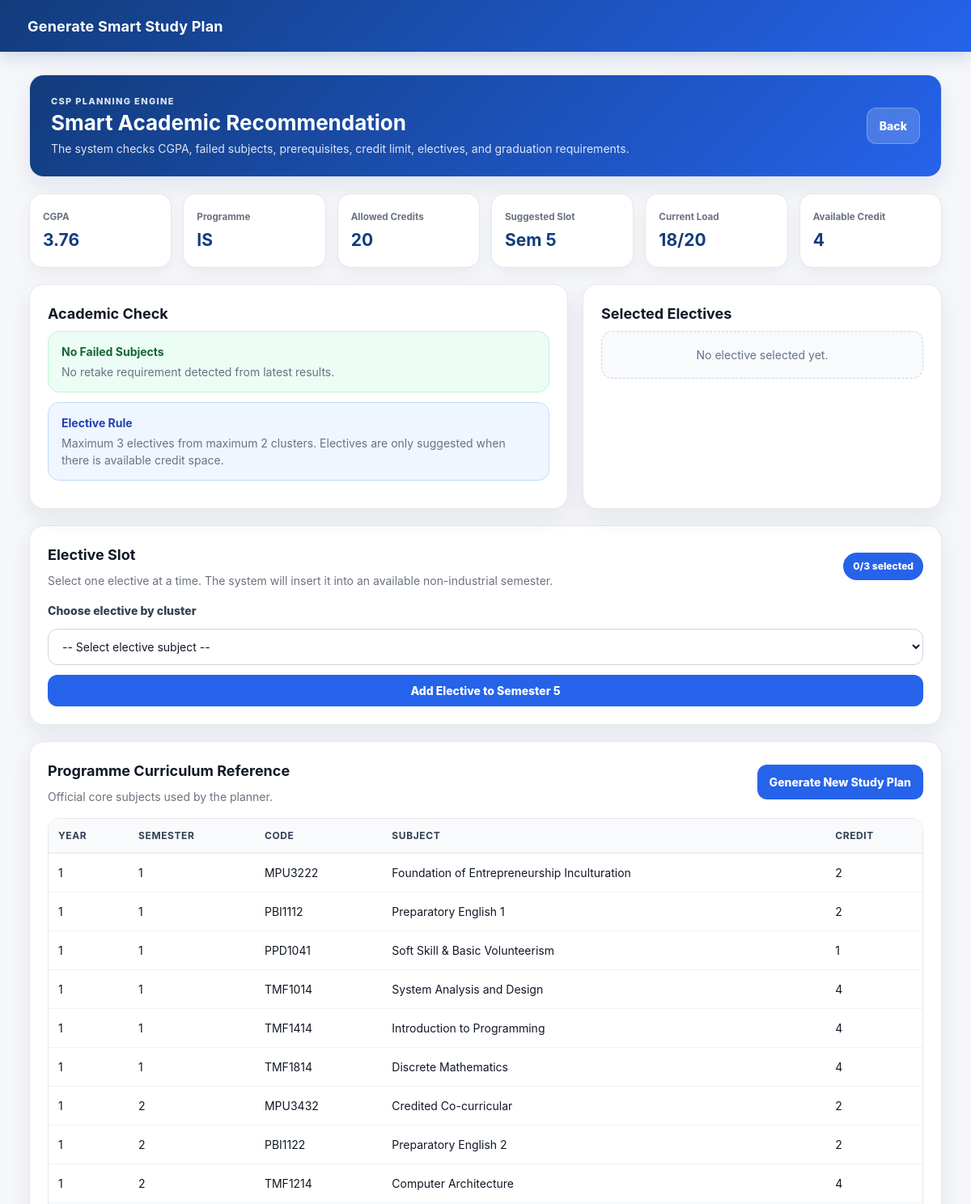
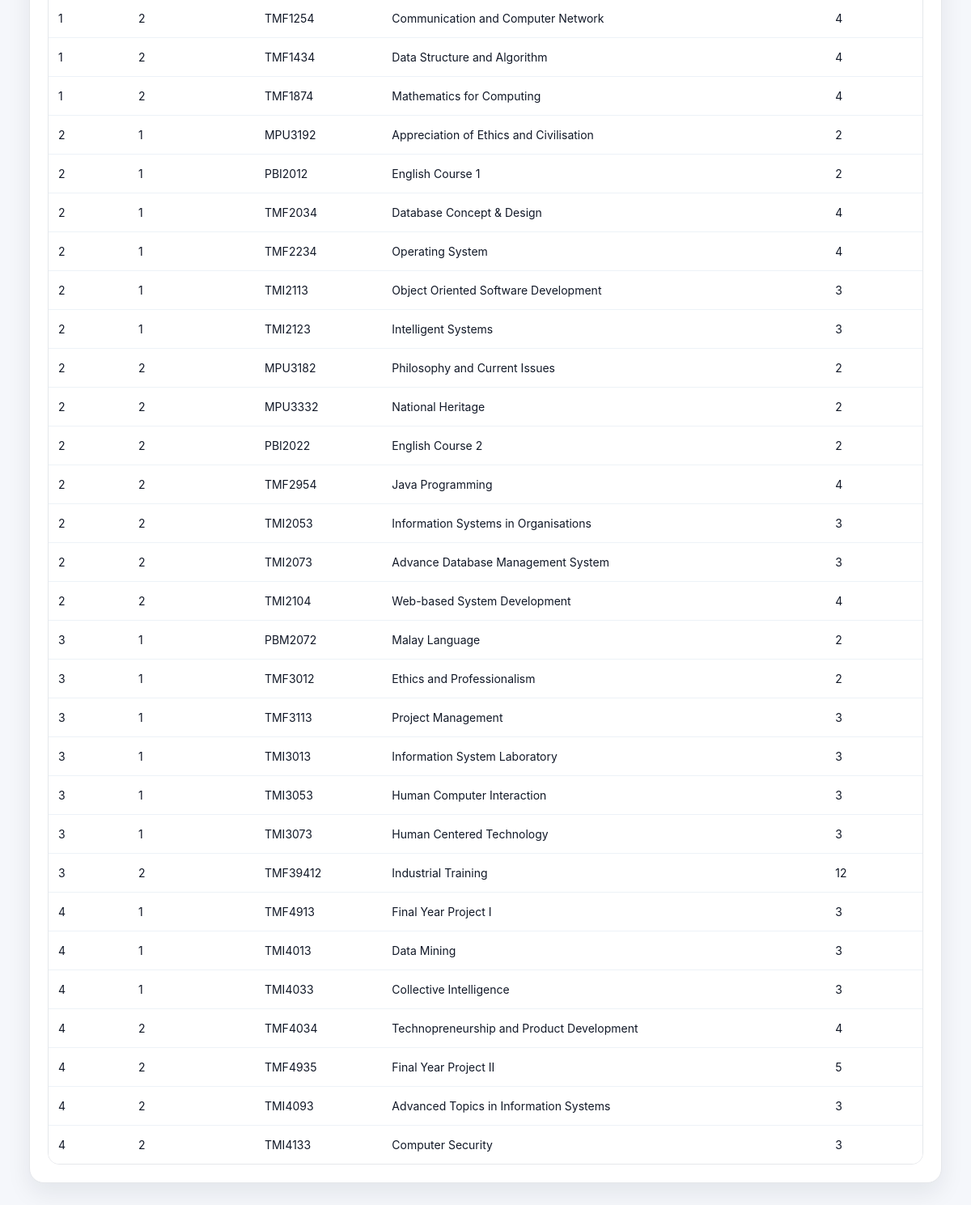
The app's page /generate_recommendation (signed in) with its own data (2 pictures, top to bottom).
### tables this page shows
CREATE TABLE students (
    id INTEGER PRIMARY KEY AUTOINCREMENT,
    matric_no TEXT UNIQUE,
    name TEXT,
    password TEXT,
    programme_code TEXT,
    current_year INTEGER,
    current_semester INTEGER,
    cgpa REAL,
    credits_completed INTEGER DEFAULT 0,
    FOREIGN KEY (programme_code) REFERENCES programmes(code)
);

CREATE TABLE programme_courses (
    id INTEGER PRIMARY KEY AUTOINCREMENT,
    programme_code TEXT,
    course_code TEXT,
    year_no INTEGER,
    semester_no INTEGER,
    FOREIGN KEY (programme_code) REFERENCES programmes(code),
    FOREIGN KEY (course_code) REFERENCES courses(code)
);

CREATE TABLE courses (
    code TEXT PRIMARY KEY,
    name TEXT,
    credit INTEGER,
    category TEXT,
    cluster_no INTEGER,
    cluster_name TEXT,
    faculty TEXT
);

### app.py (the view)
@app.route("/generate_recommendation")
def generate_recommendation():
    if "student_id" not in session:
        return redirect("/student_login")
    conn = get_db()
    student_id = session["student_id"]
    sync_student_academic_record(conn, student_id)
    sync_student_current_semester(conn, student_id)
    conn.commit()
    student = conn.execute("SELECT * FROM students WHERE id=?", (student_id,)).fetchone()
    programme = student["programme_code"]
    cgpa, _, attempted_credits, _ = calculate_academic_totals(conn, student_id)
    if attempted_credits == 0:
        max_credit = 20
    else:
        max_credit = min(20, credit_limit(cgpa))
    current_sem = absolute_semester(student["current_year"], student["current_semester"])
    plans = conn.execute("""
        SELECT sp.semester, sp.course_code, c.name, c.credit, sp.status
        FROM study_plan sp
        JOIN courses c ON c.code=sp.course_code
        WHERE sp.student_id=?
        ORDER BY sp.semester, sp.id
    """, (student_id,)).fetchall()
    sem_credits = defaultdict(int)
    industrial_sems = set()
    for p in plans:
        if p["course_code"] == INDUSTRIAL_CODE:
            industrial_sems.add(p["semester"])
        if "Blocked" not in p["status"]:
            sem_credits[p["semester"]] += p["credit"]
    open_sems = [
        s for s, total in sorted(sem_credits.items())
        if s >= current_sem
        and s not in industrial_sems
        and total + 3 <= max_credit
    ]
    suggested_semester = open_sems[0] if open_sems else current_sem
    current_load = conn.execute("""
        SELECT COALESCE(SUM(c.credit), 0)
        FROM study_plan sp
        JOIN courses c ON c.code = sp.course_code
        WHERE sp.student_id=?
        AND sp.semester=?
        AND sp.status NOT LIKE 'Blocked%'
    """, (student_id, current_sem)).fetchone()[0] or 0
    suggested_load = conn.execute("""
        SELECT COALESCE(SUM(c.credit), 0)
        FROM study_plan sp
        JOIN courses c ON c.code = sp.course_code
        WHERE sp.student_id=?
        AND sp.semester=?
        AND sp.status NOT LIKE 'Blocked%'
    """, (student_id, suggested_semester)).fetchone()[0] or 0
    remaining_credit = max_credit - suggested_load
    chosen_electives = conn.execute("""
        SELECT c.*
        FROM student_elective_choices s
        JOIN courses c ON c.code=s.course_code
        WHERE s.student_id=?
        ORDER BY c.cluster_no, c.code
    """, (student_id,)).fetchall()
    chosen_clusters = {
        e["cluster_no"] for e in chosen_electives
        if e["cluster_no"] is not None
    }
    allow_elective = (
        remaining_credit >= 3
        and len(chosen_electives) < MAX_ELECTIVES
        and len(plans) > 0
    )
    electives = conn.execute("""
        SELECT *
        FROM courses
        WHERE category='Elective'
          AND code NOT IN (
              SELECT course_code
              FROM student_elective_choices
              WHERE student_id=?
          )
        ORDER BY cluster_no, code
    """, (student_id,)).fetchall()
    elective_clusters = OrderedDict()
    for e in electives:
        after = set(chosen_clusters)
        if e["cluster_no"] is not None:
            after.add(e["cluster_no"])
        if len(after) <= MAX_ELECTIVE_CLUSTERS:
            label = f"Cluster {e['cluster_no'] or '-'} - {e['cluster_name'] or 'General'}"
            elective_clusters.setdefault(label, []).append(e)
    failed_codes = [
        r["course_code"]
        for r in latest_results(conn, student_id)
        if r["grade"] == "F"
    ]
    courses = get_programme_curriculum(conn, programme)
    conn.close()
    return render_template(
        "generate_recommendation.html",
        student=student,
        courses=courses,
        chosen_electives=chosen_electives,
        elective_clusters=elective_clusters,
        failed_codes=failed_codes,
        blocked_count=len(failed_codes),
        credit_allowed=max_credit,
        current_load=current_load,
        remaining_credit=remaining_credit,
        allow_elective=allow_elective,
        suggested_semester=suggested_semester,
        has_plan=len(plans) > 0,
        max_electives=MAX_ELECTIVES
    )

### app.py (called while the page is built, shortened)
def get_db():
    conn = sqlite3.connect(DATABASE)
    conn.row_factory = sqlite3.Row
    return conn

def sync_student_academic_record(conn, student_id):
    cgpa, credits_completed, attempted_credits, failed_count = calculate_academic_totals(conn, student_id)
    conn.execute("""
        UPDATE students
        SET cgpa=?, credits_completed=?
        WHERE id=?
    """, (cgpa, credits_completed, student_id))
    return cgpa, credits_completed

def absolute_semester(year_no, semester_no):
    return ((int(year_no) - 1) * 2) + int(semester_no)

def sync_student_current_semester(conn, student_id):
    student = conn.execute("""
        SELECT current_year, current_semester
        FROM students
        WHERE id=?
    """, (student_id,)).fetchone()
    if not student:
        return 1
    stored_sem = absolute_semester(
        student["current_year"],
        student["current_semester"]
    )
    latest_result_sem = conn.execute("""
        SELECT MAX(semester)
        FROM results
        WHERE student_id=?
    """, (student_id,)).fetchone()[0]
    if latest_result_sem is None:
        return stored_sem
    detected_sem = int(latest_result_sem) + 1
    return stored_sem

def credit_limit(cgpa):
    cgpa = float(cgpa or 0)
    if cgpa > 2.50:
        return 20
    if cgpa >= 2.00:
        return 15
    return 12

def latest_results(conn, student_id):
    return conn.execute("""
        SELECT r.*
        FROM results r
        JOIN (
            SELECT course_code, MAX(semester) AS latest_semester
            FROM results
            WHERE student_id=?
            GROUP BY course_code
        ) latest_sem ON latest_sem.course_code = r.course_code
                    AND latest_sem.latest_semester = r.semester
        JOIN (
            SELECT course_code, semester, MAX(id) AS max_id
            FROM results
            WHERE student_id=?
            GROUP BY course_code, semester
        ) latest_id ON latest_id.course_code = r.course_code
                   AND latest_id.semester = r.semester
                   AND latest_id.max_id = r.id
        WHERE r.student_id=?
        ORDER BY r.semester, r.course_code
    """, (student_id, student_id, student_id)).fetchall()

### templates/generate_recommendation.html (shortened to what this page needs)
<!DOCTYPE html>
<html>
<head>
    <link rel="stylesheet" href="/static/css/style.css">
</head>
<body>
<nav>Generate Smart Study Plan</nav>
<div class="app-shell single">
    <main class="main-content wide">
        <section class="page-header smart-hero">
            <div>
                <p class="eyebrow">CSP Planning Engine</p>
                <h1>Smart Academic Recommendation</h1>
                <p>The system checks CGPA, failed subjects, prerequisites, credit limit, electives, and graduation requirements.</p>
            </div>
            <a href="/dashboard" class="btn secondary light">Back</a>
        </section>
        <section class="metric-grid compact">
            <div class="metric-card"><small>CGPA</small><strong>{{ '%.2f'|format(student.cgpa) }}</strong></div>
            <div class="metric-card"><small>Programme</small><strong>{{ student.programme_code }}</strong></div>
            <div class="metric-card"><small>Allowed Credits</small><strong>{{ credit_allowed }}</strong></div>
            <div class="metric-card"><small>Suggested Slot</small><strong>Sem {{ suggested_semester }}</strong></div>
            <div class="metric-card"><small>Current Load</small><strong>{{ current_load }}/{{ credit_allowed }}</strong></div>
            <div class="metric-card"><small>Available Credit</small><strong>{{ remaining_credit }}</strong></div>
        </section>
        <section class="dashboard-two-col">
            <div class="card">
                <h2>Academic Check</h2>
                {% if failed_codes %}
                    <div class="alert-card danger"><b>Failed Subject Detected</b><p>{{ failed_codes|join(', ') }}</p></div>
                {% else %}
                    <div class="alert-card success"><b>No Failed Subjects</b><p>No retake requirement detected from latest results.</p></div>
                {% endif %}
                <div class="alert-card info"><b>Elective Rule</b><p>Maximum 3 electives from maximum 2 clusters. Electives are only suggested when there is available credit space.</p></div>
            </div>
            <div class="card">
                <h2>Selected Electives</h2>
                {% if chosen_electives %}
                    <div class="chip-list">
                    {% for e in chosen_electives %}
                    <span class="chip">
                        {{ e.code }} · Cluster {{ e.cluster_no }}
                        <a href="/remove_elective/{{ e.code }}"
                        onclick="return confirm('Remove this elective?')"
                        style="margin-left:8px;color:#dc2626;font-weight:bold;">
                        ×
                        </a>
                    </span>
                    {% endfor %}
                    </div>
                {% else %}
                    <div class="empty-state">No elective selected yet.</div>
                {% endif %}
            </div>
        </section>
        <section class="card">
            <div class="card-title-row">
                <div>
                    <h2>Elective Slot</h2>
                    <p>Select one elective at a time. The system will insert it into an available non-industrial semester.</p>
                </div>
                <span class="status-pill blue">{{ chosen_electives|length }}/{{ max_electives }} selected</span>
            </div>
            {% if allow_elective %}
            <form method="POST" action="/add_elective_to_plan" class="elective-form">
                <label>Choose elective by cluster</label>
                <select name="course_code" required>
                    <option value="">-- Select elective subject --</option>
                </select>
                <button class="btn" type="submit">Add Elective to Semester {{ suggested_semester }}</button>
            </form>
            {% else %}
            <div class="empty-state">No elective slot is available now. Generate a plan first, or wait until the system detects at least 3 available credits in a non-industrial semester.</div>
            {% endif %}
        </section>
        <section class="card">
            <div class="card-title-row">
                <div>
                    <h2>Programme Curriculum Reference</h2>
                    <p>Official core subjects used by the planner.</p>
                </div>
                <a href="/generate_plan" class="btn">Generate New Study Plan</a>
            </div>
            <div class="clean-table-wrap">
                <table class="clean-table">
                    <thead><tr><th>Year</th><th>Semester</th><th>Code</th><th>Subject</th><th>Credit</th></tr></thead>
                    <tbody>
                    {% for c in courses %}
                    <tr><td>{{ c.year_no }}</td><td>{{ c.semester_no }}</td><td>{{ c.code }}</td><td>{{ c.name }}</td><td>{{ c.credit }}</td></tr>
                    {% endfor %}
                    </tbody>
                </table>
            </div>
        </section>
    </main>
</div>
</body>
</html>

### static/css/style.css (style rules this page uses)
:root { --primary:#123c7c; --primary-2:#2563eb; --bg:#f5f7fb; --card:#ffffff; --text:#111827; --muted:#6b7280; --border:#e5e7eb; --shadow:0 12px 30px rgba(15,23,42,.08); --radius:18px; }
* { box-sizing:border-box; margin:0; padding:0; font-family:Inter,Segoe UI,Arial,sans-serif; }
body { background:var(--bg); color:var(--text); font-size:14px; line-height:1.5; }
nav { height:64px; background:linear-gradient(135deg,var(--primary),var(--primary-2)); color:white; display:flex; align-items:center; padding:0 34px; font-size:18px; font-weight:700; letter-spacing:.2px; box-shadow:0 6px 22px rgba(18,60,124,.18); }
a { text-decoration:none; color:inherit; }
.app-shell { width:94%; max-width:1280px; margin:28px auto; display:flex; gap:22px; align-items:flex-start; }
.app-shell.single { display:block; }
.main-content { flex:1; min-width:0; }
.main-content.wide { max-width:1180px; margin:0 auto; }
.page-header { background:var(--card); border:1px solid var(--border); border-radius:var(--radius); padding:24px 26px; margin-bottom:20px; display:flex; justify-content:space-between; align-items:center; gap:16px; box-shadow:var(--shadow); }
.page-header h1 { font-size:26px; line-height:1.2; margin:2px 0 6px; }
.page-header p { color:var(--muted); }
.eyebrow { text-transform:uppercase; letter-spacing:.12em; font-size:11px; font-weight:800; color:var(--primary-2)!important; }
.smart-hero { background:linear-gradient(135deg,#123c7c,#2563eb); color:white; }
.smart-hero p, .smart-hero .eyebrow { color:rgba(255,255,255,.86)!important; }
.card { background:var(--card); border:1px solid var(--border); border-radius:var(--radius); padding:22px; margin-bottom:20px; box-shadow:var(--shadow); }
.card h2 { font-size:18px; margin-bottom:8px; }
.card p { color:var(--muted); }
.card-title-row { display:flex; justify-content:space-between; align-items:center; gap:16px; margin-bottom:16px; }
.metric-grid { display:grid; grid-template-columns:repeat(auto-fit,minmax(210px,1fr)); gap:14px; margin-bottom:20px; }
.metric-grid.compact { grid-template-columns:repeat(auto-fit,minmax(155px,1fr)); }
.metric-card { background:var(--card); border:1px solid var(--border); border-radius:16px; padding:16px; min-height:92px; display:flex; flex-direction:column; justify-content:center; box-shadow:0 8px 20px rgba(15,23,42,.05); }
.metric-card small { color:var(--muted); font-weight:700; margin-bottom:6px; }
.metric-card strong { font-size:21px; color:var(--primary); line-height:1.2; word-break:break-word; }
.dashboard-two-col { display:grid; grid-template-columns:1.2fr .8fr; gap:18px; }
.status-pill { display:inline-flex; align-items:center; justify-content:center; padding:8px 12px; border-radius:999px; color:white; font-weight:800; font-size:12px; white-space:nowrap; }
.status-pill.blue, .blue { background:#2563eb; }
.btn { display:inline-flex; align-items:center; justify-content:center; border:0; border-radius:12px; background:var(--primary-2); color:white; font-weight:800; padding:11px 15px; cursor:pointer; transition:.18s; font-size:14px; }
.btn.secondary { background:#e8eef9; color:var(--primary); }
.btn.secondary.light { background:rgba(255,255,255,.18); color:white; border:1px solid rgba(255,255,255,.25); }
.clean-table-wrap { width:100%; overflow-x:auto; border:1px solid var(--border); border-radius:14px; }
.clean-table { width:100%; border-collapse:collapse; background:white; table-layout:auto; }
.clean-table th { background:#f8fafc; color:#334155; text-align:left; font-size:12px; text-transform:uppercase; letter-spacing:.05em; padding:12px; border-bottom:1px solid var(--border); white-space:nowrap; }
.clean-table td { padding:13px 12px; border-bottom:1px solid #edf2f7; vertical-align:middle; }
.clean-table tr:last-child td { border-bottom:0; }
.alert-card { padding:14px 16px; border-radius:14px; margin-bottom:12px; border:1px solid var(--border); }
.alert-card p { margin-top:4px; }
.alert-card.success { background:#ecfdf5; color:#166534; border-color:#bbf7d0; }
.alert-card.info { background:#eff6ff; color:#1e40af; border-color:#bfdbfe; }
.empty-state { background:#f8fafc; border:1px dashed #cbd5e1; border-radius:14px; padding:18px; color:#64748b; text-align:center; }
.elective-form, .clean-form { display:grid; gap:12px; }
.elective-form label, .clean-form label { font-weight:800; color:#334155; }
input, select { width:100%; border:1px solid #cbd5e1; border-radius:12px; padding:12px 13px; background:white; color:#111827; font-size:14px; }

### records on screen
students: cgpa "3.76", programme_code "IS"
programme_courses: year_no "1", semester_no "1", code "MPU3222", name "Foundation of Entrepreneurship Inculturation", credit "2"
programme_courses: year_no "1", semester_no "1", code "PBI1112", name "Preparatory English 1", credit "2"
programme_courses: year_no "1", semester_no "1", code "PPD1041", name "Soft Skill & Basic Volunteerism", credit "1"
programme_courses: year_no "1", semester_no "1", code "TMF1014", name "System Analysis and Design", credit "4"
programme_courses: year_no "1", semester_no "1", code "TMF1414", name "Introduction to Programming", credit "4"
programme_courses: year_no "1", semester_no "1", code "TMF1814", name "Discrete Mathematics", credit "4"
programme_courses: year_no "1", semester_no "2", code "MPU3432", name "Credited Co-curricular", credit "2"
programme_courses: year_no "1", semester_no "2", code "PBI1122", name "Preparatory English 2", credit "2"
programme_courses: year_no "1", semester_no "2", code "TMF1214", name "Computer Architecture", credit "4"
programme_courses: year_no "1", semester_no "2", code "TMF1254", name "Communication and Computer Network", credit "4"
programme_courses: year_no "1", semester_no "2", code "TMF1434", name "Data Structure and Algorithm", credit "4"
programme_courses: year_no "1", semester_no "2", code "TMF1874", name "Mathematics for Computing", credit "4"
programme_courses: year_no "2", semester_no "1", code "MPU3192", name "Appreciation of Ethics and Civilisation", credit "2"
programme_courses: year_no "2", semester_no "1", code "PBI2012", name "English Course 1", credit "2"
programme_courses: year_no "2", semester_no "1", code "TMF2034", name "Database Concept & Design", credit "4"
programme_courses: year_no "2", semester_no "1", code "TMF2234", name "Operating System", credit "4"
programme_courses: year_no "2", semester_no "1", code "TMI2113", name "Object Oriented Software Development", credit "3"
programme_courses: year_no "2", semester_no "1", code "TMI2123", name "Intelligent Systems", credit "3"
programme_courses: year_no "2", semester_no "2", code "MPU3182", name "Philosophy and Current Issues", credit "2"
programme_courses: year_no "2", semester_no "2", code "MPU3332", name "National Heritage", credit "2"
programme_courses: year_no "2", semester_no "2", code "PBI2022", name "English Course 2", credit "2"
programme_courses: year_no "2", semester_no "2", code "TMF2954", name "Java Programming", credit "4"
programme_courses: year_no "2", semester_no "2", code "TMI2053", name "Information Systems in Organisations", credit "3"
programme_courses: year_no "2", semester_no "2", code "TMI2073", name "Advance Database Management System", credit "3"
programme_courses: year_no "2", semester_no "2", code "TMI2104", name "Web-based System Development", credit "4"
programme_courses: year_no "3", semester_no "1", code "PBM2072", name "Malay Language", credit "2"
programme_courses: year_no "3", semester_no "1", code "TMF3012", name "Ethics and Professionalism", credit "2"
programme_courses: year_no "3", semester_no "1", code "TMF3113", name "Project Management", credit "3"
programme_courses: year_no "3", semester_no "1", code "TMI3013", name "Information System Laboratory", credit "3"
programme_courses: year_no "3", semester_no "1", code "TMI3053", name "Human Computer Interaction", credit "3"
programme_courses: year_no "3", semester_no "1", code "TMI3073", name "Human Centered Technology", credit "3"
programme_courses: year_no "3", semester_no "2", code "TMF39412", name "Industrial Training", credit "12"
programme_courses: year_no "4", semester_no "1", code "TMF4913", name "Final Year Project I", credit "3"
programme_courses: year_no "4", semester_no "1", code "TMI4013", name "Data Mining", credit "3"
programme_courses: year_no "4", semester_no "1", code "TMI4033", name "Collective Intelligence", credit "3"
programme_courses: year_no "4", semester_no "2", code "TMF4034", name "Technopreneurship and Product Development", credit "4"
programme_courses: year_no "4", semester_no "2", code "TMF4935", name "Final Year Project II", credit "5"
programme_courses: year_no "4", semester_no "2", code "TMI4093", name "Advanced Topics in Information Systems", credit "3"
programme_courses: year_no "4", semester_no "2", code "TMI4133", name "Computer Security", credit "3"

### other values on screen
{{ credit_allowed }} "20"
{{ suggested_semester }} "5"
{{ current_load }} "18"
{{ remaining_credit }} "4"
{{ chosen_electives|length }} "0"
{{ max_electives }} "3"
